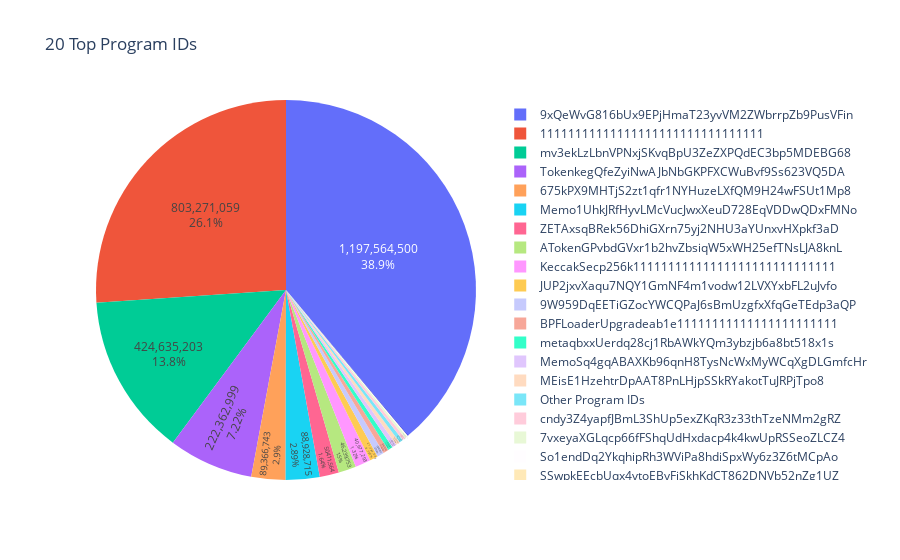

Here is the notebook cell this chart was saved with:
### Code cell
piechart(df, n=20)

### Figure 1 — Plotly figure (JSON) as saved in the notebook; plotly's stock layout.template omitted (floating-point values rounded to 4 significant figures)
{"data": [{"domain": {"x": [0, 1], "y": [0, 1]}, "hovertemplate": "PROGRAM_ID=%{label}<br>COUNTS=%{value}<extra></extra>", "labels": ["11111111111111111111111111111111", "Other Program IDs", "Other Program IDs", "Other Program IDs", "Other Program IDs", "Other Program IDs", "675kPX9MHTjS2zt1qfr1NYHuzeLXfQM9H24wFSUt1Mp8", "Other Program IDs", "Other Program IDs", "7vxeyaXGLqcp66fFShqUdHxdacp4k4kwUpRSSeoZLCZ4", "Other Program IDs", "Other Program IDs", "Other Program IDs", "9W959DqEETiGZocYWCQPaJ6sBmUzgfxXfqGeTEdp3aQP", "9xQeWvG816bUx9EPjHmaT23yvVM2ZWbrrpZb9PusVFin", "Other Program IDs", "AMM55ShdkoGRB5jVYPjWziwk8m5MpwyDgsMWHaMSQWH6", "ATokenGPvbdGVxr1b2hvZbsiqW5xWH25efTNsLJA8knL", "Other Program IDs", "Other Program IDs", "Other Program IDs", "BPFLoaderUpgradeab1e11111111111111111111111", "Other Program IDs", "Other Program IDs", "Other Program IDs", "Other Program IDs", "Other Program IDs", "Other Program IDs", "Other Program IDs", "Other Program IDs", "Other Program IDs", "Other Program IDs", "Other Program IDs", "Other Program IDs", "JUP2jxvXaqu7NQY1GmNF4m1vodw12LVXYxbFL2uJvfo", "Other Program IDs", "KeccakSecp256k11111111111111111111111111111", "Other Program IDs", "Other Program IDs", "MEisE1HzehtrDpAAT8PnLHjpSSkRYakotTuJRPjTpo8", "Other Program IDs", "Memo1UhkJRfHyvLMcVucJwxXeuD728EqVDDwQDxFMNo", "MemoSq4gqABAXKb96qnH8TysNcWxMyWCqXgDLGmfcHr", "Other Program IDs", "Other Program IDs", "Other Program IDs", "SSwpkEEcbUqx4vtoEByFjSkhKdCT862DNVb52nZg1UZ", "So1endDq2YkqhipRh3WViPa8hdiSpxWy6z3Z6tMCpAo", "Other Program IDs", "Other Program IDs", "TokenkegQfeZyiNwAJbNbGKPFXCWuBvf9Ss623VQ5DA", "Other Program IDs", "Other Program IDs", "Other Program IDs", "ZETAxsqBRek56DhiGXrn75yj2NHU3aYUnxvHXpkf3aD", "Other Program IDs", "cndy3Z4yapfJBmL3ShUp5exZKqR3z33thTzeNMm2gRZ", "Other Program IDs", "Other Program IDs", "metaqbxxUerdq28cj1RbAWkYQm3ybzjb6a8bt518x1s", "mv3ekLzLbnVPNxjSKvqBpU3ZeZXPQdEC3bp5MDEBG68", "Other Program IDs", "Other Program IDs", "Other Program IDs", "Other Program IDs"], "legendgroup": "", "name": "", "showlegend": true, "textinfo": "percent+value", "textposition": "inside", "type": "pie", "values": [803271059, 367720, 56, 44, 4070, 716554, 89366743, 2568, 65087, 5682798, 654129, 366181, 1192290, 17625950, 1197564500, 8985, 1273133, 46239753, 1504, 23, 12151, 14459100, 46972, 11, 1215636, 1099445, 32839, 122725, 237350, 225, 1021791, 2712, 24083, 1122, 21734643, 191654, 40677293, 3, 257972, 10642825, 171985, 88928715, 12085449, 184378, 90450, 282652, 1330044, 2342226, 206250, 13186, 222362999, 842, 4273, 192, 50411564, 128660, 7991531, 354224, 159842, 12749932, 424635203, 48536, 192542, 339633, 145832]}], "layout": {"autosize": true, "legend": {"tracegroupgap": 0}, "title": {"text": "20 Top Program IDs"}}}
